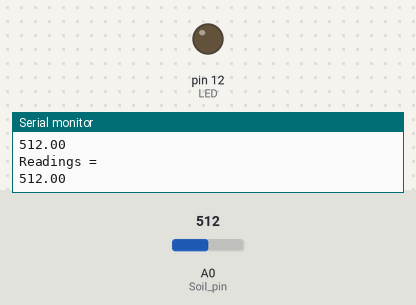
This sketch was run on a simulated Arduino Uno, built with avr-gcc and run on an emulated ATmega328P. Parts: output pins drawn as LEDs (lit = HIGH), the last lines printed to the serial monitor. The test bench sets the inputs (shaded band); at power-on: A0 (Soil_pin) = 512.

Above: at 1.2 s.
1.3 s: A0 (Soil_pin) set to 111
2.8 s: A0 (Soil_pin) set to 96
At 3.6 s:
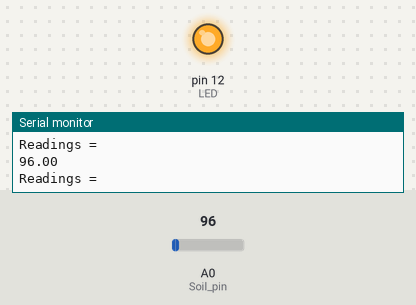
4.3 s: A0 (Soil_pin) set to 122
At 4.7 s:
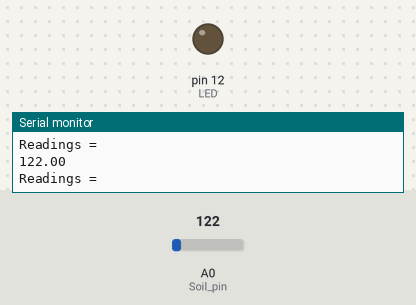
5.8 s: A0 (Soil_pin) set to 0
At 7.2 s:
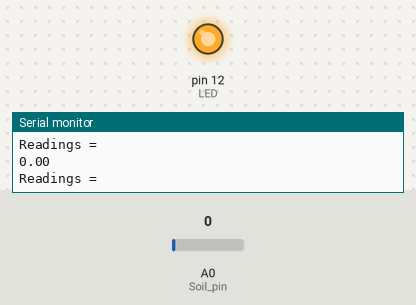
Timing chart, 0 to 8.8 s (numbered marks = the images above; inputs shaded):
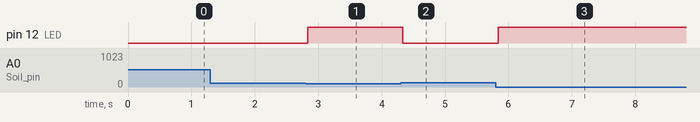

The sketch:

Soil.ino
```cpp
#define Soil_pin A0
#define LED 12

void setup()
{
  Serial.begin(9600);
  pinMode(Soil_pin, INPUT);
  pinMode(LED, OUTPUT);
}

void loop()
{
  float s1 = analogRead(Soil_pin);
  Serial.println("Readings = ");
  Serial.println(s1);
  if (s1<=100)
  {
    digitalWrite(LED, HIGH);
  }
  else
  {
    digitalWrite(LED, LOW);
  }
}
```

Measured:
- the behaviour switches between 101 and 100 on A0 (Soil_pin) (found by bisection; images 0 and 1)
- after the input at 2.8 s, pin 12 (LED): LOW → HIGH at once
- after the input at 4.3 s, pin 12 (LED): HIGH → LOW at once
- after the input at 5.8 s, pin 12 (LED): LOW → HIGH at once
